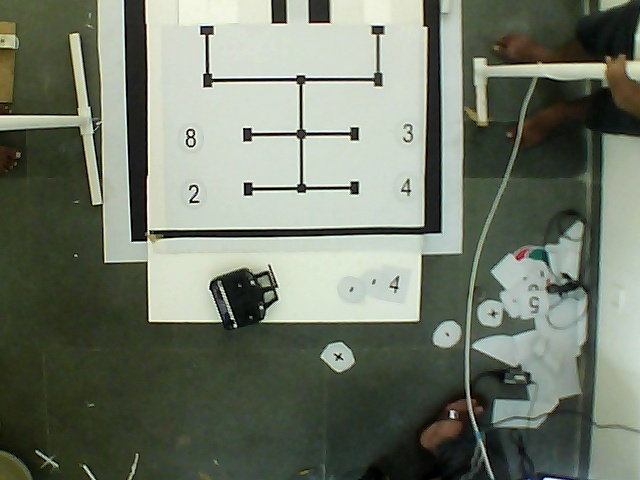
#> input picture Practice/test2s.jpg, 640 x 480 px
$ python sobel2.py   (older library calls are emulated)
#> lines starting #> are read from the running program, lines starting #| are printed output that depends on the picture
import cv2
import numpy as np
from matplotlib import pyplot as plt
img = cv2.imread('test2s.jpg',0)
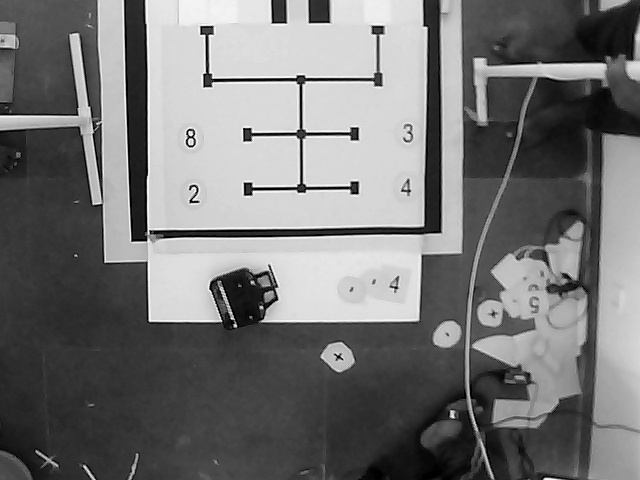
#> img: shape (480, 640); min 0, max 253, mean 116.6
# Output dtype = cv2.CV_8U
sobelx8u = cv2.Sobel(img,cv2.CV_8U,1,0,ksize=5)
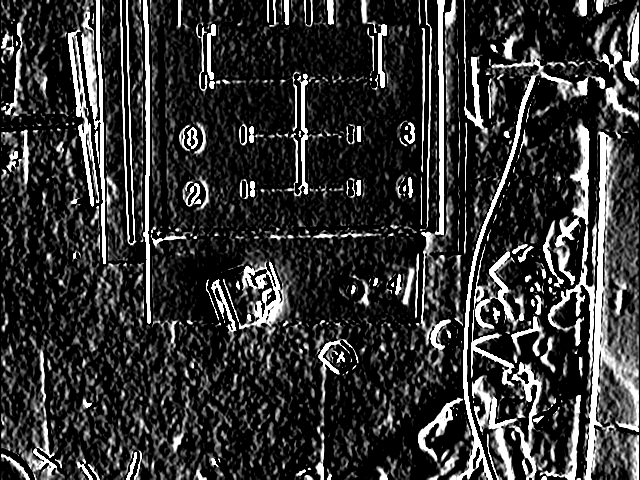
#> sobelx8u: shape (480, 640); min 0, max 255, mean 52.2
# Output dtype = cv2.CV_64F. Then take its absolute and convert to cv2.CV_8U
sobelx64f = cv2.Sobel(img,cv2.CV_64F,1,0,ksize=5)
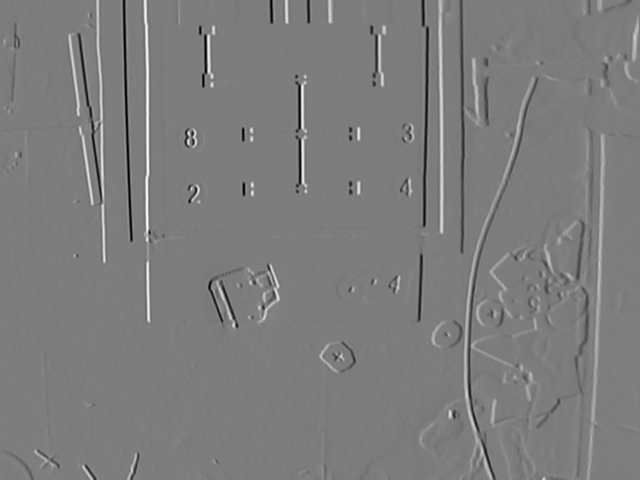
#> sobelx64f: shape (480, 640) float64; min -11211, max 11650, mean 20.4; drawn with min black and max white
abs_sobel64f = np.absolute(sobelx64f)
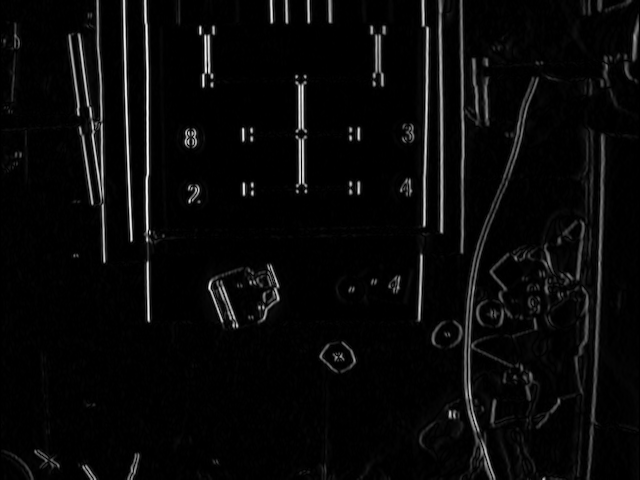
#> abs_sobel64f: shape (480, 640) float64; min 0, max 11650, mean 416.6; drawn with min black and max white
sobel_8u = np.uint8(abs_sobel64f)
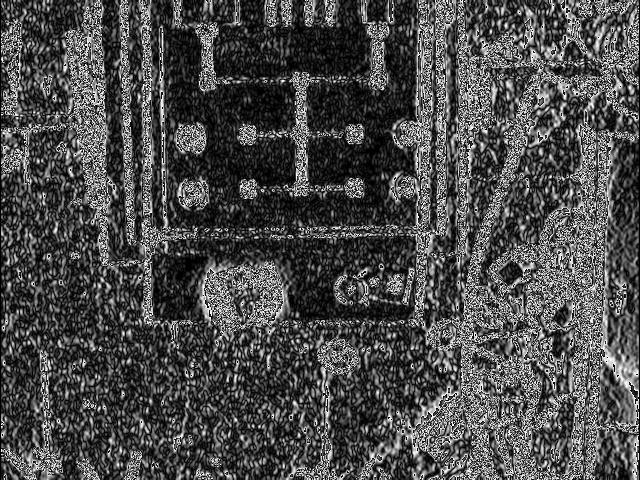
#> sobel_8u: shape (480, 640); min 0, max 255, mean 75.5
plt.subplot(1,3,1),plt.imshow(img,cmap = 'gray')
plt.title('Original'), plt.xticks([]), plt.yticks([])
plt.subplot(1,3,2),plt.imshow(sobelx8u,cmap = 'gray')
plt.title('Sobel CV_8U'), plt.xticks([]), plt.yticks([])
plt.subplot(1,3,3),plt.imshow(sobel_8u,cmap = 'gray')
plt.title('Sobel abs(CV_64F)'), plt.xticks([]), plt.yticks([])
plt.show()

$ run again, with Practice/img1.jpg copied over Practice/test2s.jpg
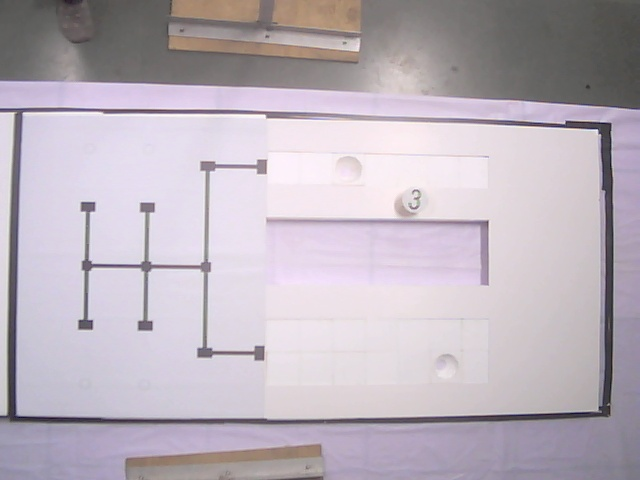
#> input picture Practice/img1.jpg, 640 x 480 px
#> `abs_sobel64f = np.absolute(sobelx64f)`:
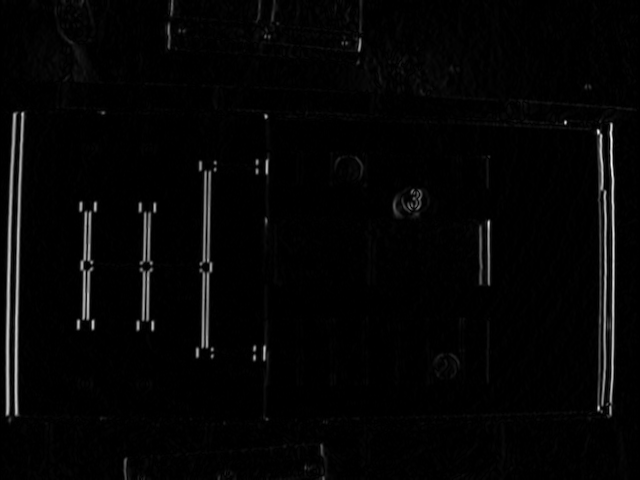
#> abs_sobel64f: shape (480, 640) float64; min 0, max 7211, mean 151.1; drawn with min black and max white
#> `sobel_8u = np.uint8(abs_sobel64f)`:
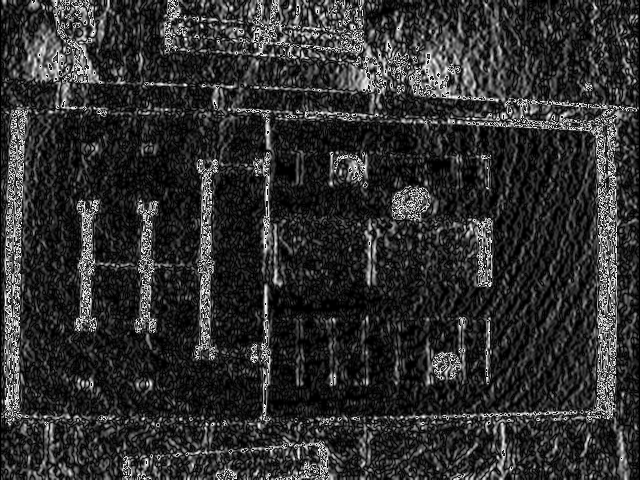
#> sobel_8u: shape (480, 640); min 0, max 255, mean 47.4
